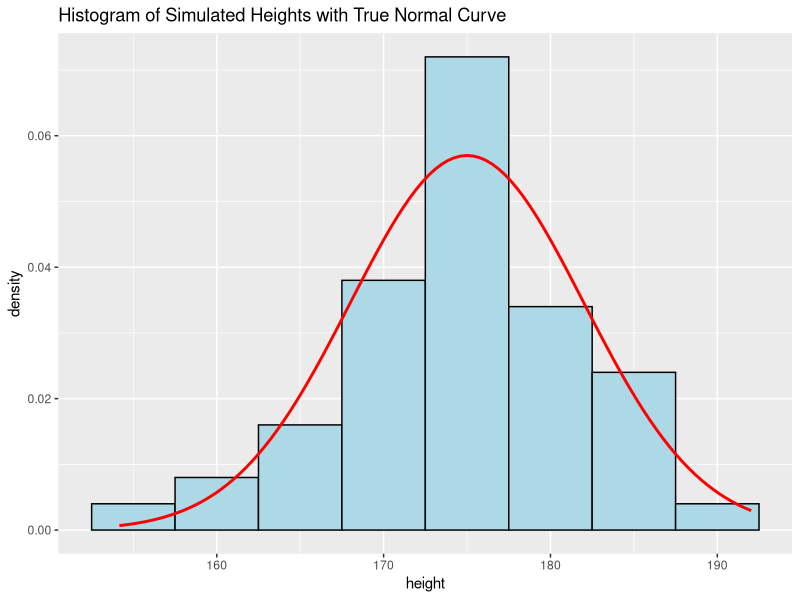
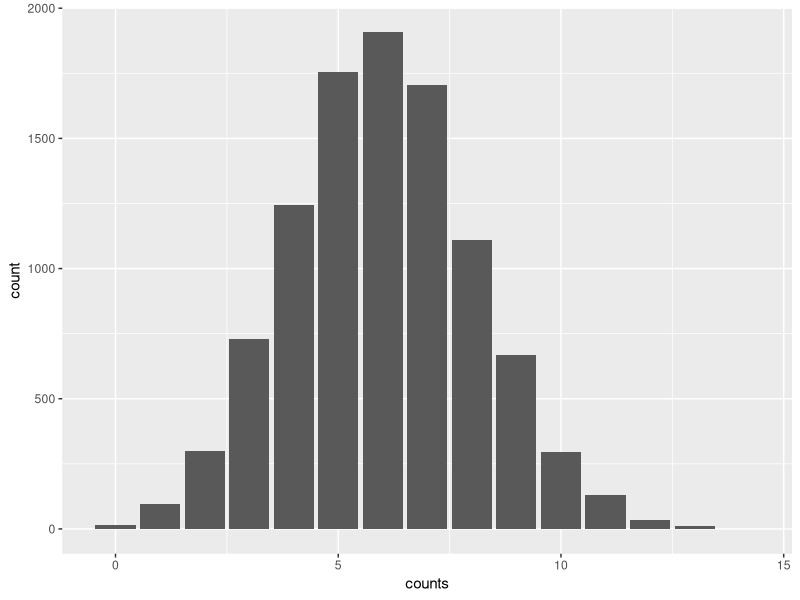
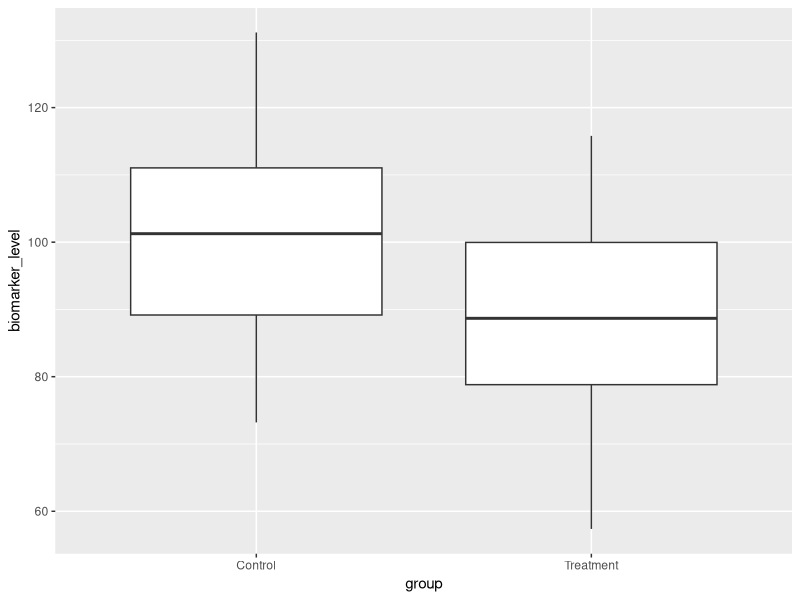

The R source for these figures, in order:
library(tidyverse)
# d for density
dnorm(x = 175, mean = 175, sd = 7)

# p for probability
pnorm(q = 168, mean = 175, sd = 7) 

# q for quantile
qnorm(p = 0.90, mean = 175, sd = 7)

# r for random
simulated_heights <- rnorm(n = 100, mean = 175, sd = 7)

# Convert our vector to a tibble for ggplot
height_df <- tibble(height = simulated_heights)

height_df |>
  ggplot(aes(x = height)) +
  geom_histogram(aes(y = ..density..), binwidth = 5, fill = "lightblue", color = "black") +
  stat_function(fun = dnorm, args = list(mean = 175, sd = 7), color = "red", size = 1) +
  labs(title = "Histogram of Simulated Heights with True Normal Curve")

#The Binomial Distribution
# d for density
dbinom(x = 5, size = 20, prob = 0.3)
# p for probability
pbinom(q = 5, size = 20, prob = 0.3)

# r for random
side_effect_counts <- rbinom(n = 10000, size = 20, prob = 0.3)

# Let's see the results as a table
table(side_effect_counts)

# And as a plot
tibble(counts = side_effect_counts) |>
  ggplot(aes(x = counts)) +
  geom_bar()

#Task
treatment_group <- tibble(biomarker_level = rnorm(n = 50, mean = 90, sd = 15), group = "Treatment")
control_group <-tibble(biomarker_level = rnorm(n = 50, mean = 100, sd = 15), group = "Control")
df <- union_all(treatment_group, control_group)
visual <- ggplot(data=df, mapping= aes(x = group, y = biomarker_level)) + geom_boxplot()
visual


